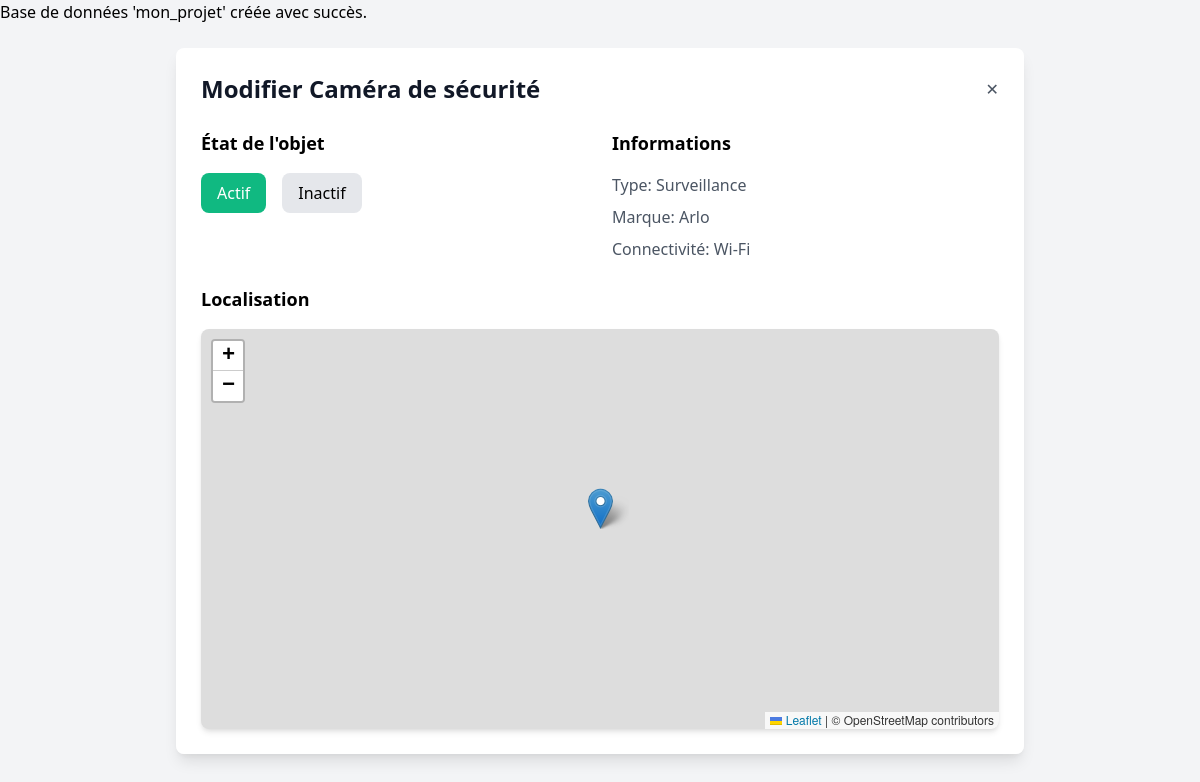
Page /modifier_objet.php?id=2 (signed in) on the committed database.
### tables this page shows
CREATE TABLE ObjetConnecte (
    ID INT AUTO_INCREMENT PRIMARY KEY,  
    Nom VARCHAR(255) NOT NULL,  
    Type VARCHAR(100) NOT NULL,  
    Description TEXT,  
    Marque VARCHAR(100),  
    Etat ENUM('Actif', 'Inactif') NOT NULL,  
    Connectivite VARCHAR(255) NOT NULL,  
    EnergieUtilisee VARCHAR(100) NOT NULL,  
    DerniereInteraction TIMESTAMP DEFAULT CURRENT_TIMESTAMP ON UPDATE CURRENT_TIMESTAMP,  
    DateAjout TIMESTAMP DEFAULT CURRENT_TIMESTAMP,
    Luminosite DECIMAL(5,2) DEFAULT NULL,  
    EtatLuminaire VARCHAR(50) DEFAULT NULL,  
    LocalisationGPS VARCHAR(255) DEFAULT NULL,  
    Vitesse DECIMAL(5,2) DEFAULT NULL,   
    EtatBatterie INT DEFAULT NULL,
    UtilisateurID INT DEFAULT NULL,   
    FOREIGN KEY (UtilisateurID) REFERENCES users(id) ON DELETE SET NULL   
);

### public/modifier_objet.php (the view, shortened to what this page needs)
<?php
include('../includes/db_connect.php');
$user_id = $_SESSION['user_id'];
$object_id = intval($_GET['id']);
$stmt = $conn->prepare("SELECT * FROM ObjetConnecte WHERE ID = :id AND (UtilisateurID = :user_id OR UtilisateurID IS NULL)");
$stmt->execute([':id' => $object_id, ':user_id' => $user_id]);
$object = $stmt->fetch(PDO::FETCH_ASSOC);
?>
<!DOCTYPE html>
<html lang="fr">
<head>
    <link rel="stylesheet" href="https://cdn.jsdelivr.net/npm/tailwindcss@2.2.19/dist/tailwind.min.css">
    <link rel="stylesheet" href="https://unpkg.com/leaflet@1.7.1/dist/leaflet.css" />
</head>
<body class="bg-gray-100 min-h-screen">
    <div class="max-w-4xl mx-auto p-6">
        <div class="bg-white rounded-lg shadow-lg p-6 mb-6 glass-effect">
            <div class="flex justify-between items-center mb-6">
                <h1 class="text-2xl font-bold text-gray-900">
                    Modifier <?= htmlspecialchars($object['Nom']) ?>
                </h1>
                <a href="objets.php" class="text-gray-600 hover:text-gray-900">✕</a>
            </div>
            <div class="grid grid-cols-1 md:grid-cols-2 gap-6">
                <div>
                    <h2 class="text-lg font-semibold mb-4">État de l'objet</h2>
                    <div class="flex items-center space-x-4">
                        <button onclick="updateStatus('Actif')"
                                class="px-4 py-2 rounded-lg <?= $object['Etat'] === 'Actif' ? 'bg-green-500 text-white' : 'bg-gray-200' ?>">
                            Actif
                        </button>
                        <button onclick="updateStatus('Inactif')"
                                class="px-4 py-2 rounded-lg <?= $object['Etat'] === 'Inactif' ? 'bg-red-500 text-white' : 'bg-gray-200' ?>">
                            Inactif
                        </button>
                    </div>
                </div>
                <div>
                    <h2 class="text-lg font-semibold mb-4">Informations</h2>
                    <div class="space-y-2 text-gray-600">
                        <p><span class="font-medium">Type:</span> <?= htmlspecialchars($object['Type']) ?></p>
                        <p><span class="font-medium">Marque:</span> <?= htmlspecialchars($object['Marque']) ?></p>
                        <p><span class="font-medium">Connectivité:</span> <?= htmlspecialchars($object['Connectivite']) ?></p>
                    </div>
                </div>
            </div>
            <div class="mt-6">
                <h2 class="text-lg font-semibold mb-4">Localisation</h2>
                <div id="map" class="rounded-lg shadow-md"></div>
            </div>
        </div>
    </div>
</body>
</html>

### public/modifier_objet.php (style rules this page uses)
#map { height: 400px; }
.glass-effect { background: rgba(255, 255, 255, 0.95); backdrop-filter: blur(10px); border: 1px solid rgba(255, 255, 255, 0.2); }

### rows in the picture
objetconnecte: Nom "Caméra de sécurité", Type "Surveillance", Marque "Arlo", Connectivite "Wi-Fi"

### other values in the picture
$database "mon_projet"
